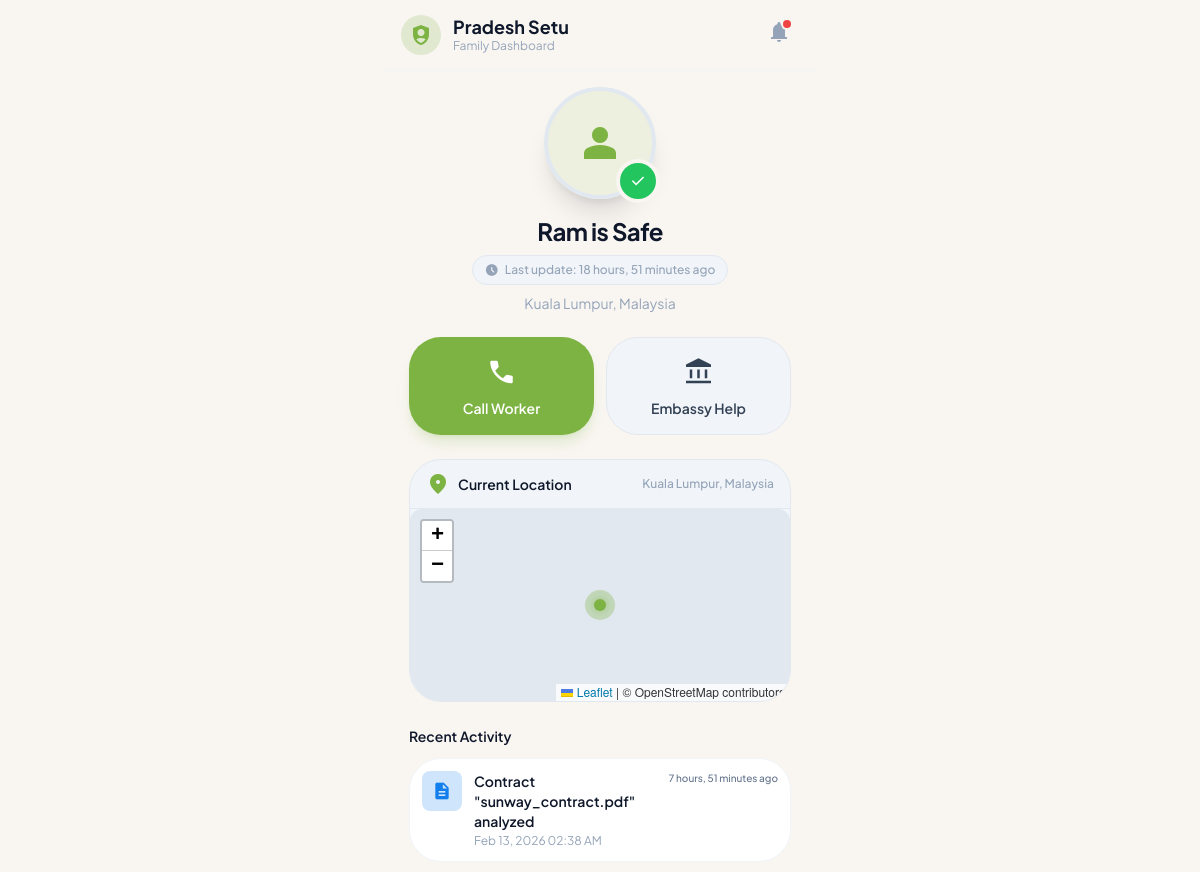
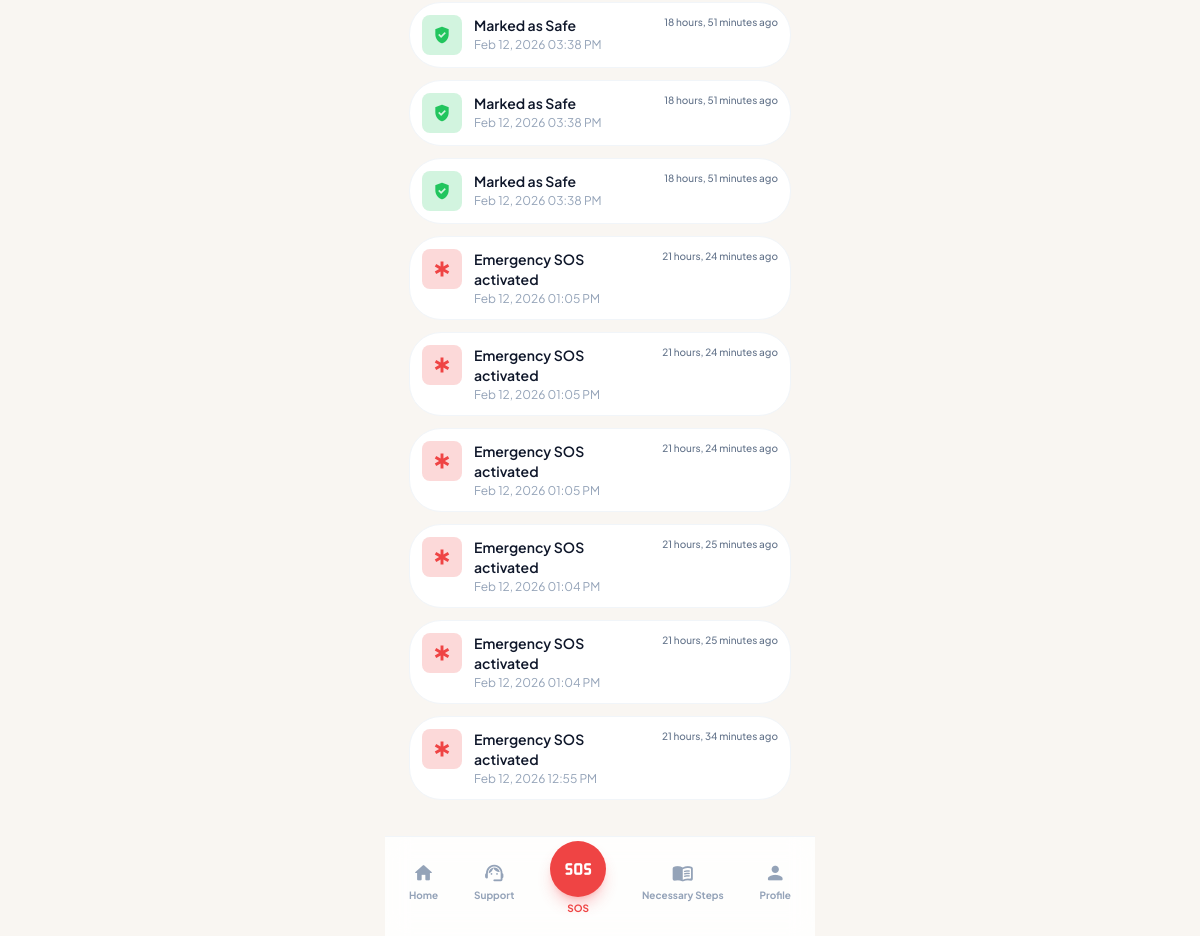
The app's page /family-dashboard/ (signed in) with its own data (2 pictures, top to bottom).
### main/models.py (models this page shows, shortened)
class User(AbstractUser):
    class ProfileType(models.TextChoices):
        WORKER = 'worker', 'Worker'
        FAMILY = 'family', 'Family Member'
    class LanguageChoice(models.TextChoices):
        ENGLISH = 'en', 'English'
        NEPALI = 'ne', 'नेपाली'
    profile_type = models.CharField(
        max_length=10,
        choices=ProfileType.choices,
        default=ProfileType.WORKER,
    )
    phone = models.CharField(max_length=20, blank=True)
    worker_id = models.CharField(max_length=30, unique=True, blank=True, null=True)
    photo = models.ImageField(upload_to='profile_photos/', blank=True, null=True)
    current_city = models.CharField(max_length=100, blank=True)
    current_country = models.CharField(max_length=100, blank=True)
    latitude = models.FloatField(blank=True, null=True)
    longitude = models.FloatField(blank=True, null=True)
    is_verified = models.BooleanField(default=False)
    is_active_worker = models.BooleanField(default=True)
    language_preference = models.CharField(
        max_length=5,
        choices=LanguageChoice.choices,
        default=LanguageChoice.ENGLISH,
    )
    dark_mode = models.BooleanField(default=False)
    location_sharing = models.BooleanField(default=True)
    checkin_reminders = models.BooleanField(default=True)
    monitored_worker = models.ForeignKey(
        'self',
        on_delete=models.SET_NULL,
        null=True,
        blank=True,
        related_name='family_members',
        limit_choices_to={'profile_type': 'worker'},
        help_text='The worker this family member is monitoring.',
    )

class SafetyCheckIn(models.Model):
    class Status(models.TextChoices):
        SAFE = 'safe', 'Safe'
        NEED_HELP = 'need_help', 'Need Help'
    user = models.ForeignKey(
        settings.AUTH_USER_MODEL,
        on_delete=models.CASCADE,
        related_name='safety_checkins',
    )
    status = models.CharField(max_length=10, choices=Status.choices, default=Status.SAFE)
    checked_in_at = models.DateTimeField(default=timezone.now)
    note = models.TextField(blank=True)
    class Meta:
        ordering = ['-checked_in_at']
        get_latest_by = 'checked_in_at'

class ActivityLog(models.Model):
    class EventType(models.TextChoices):
        CHECK_IN = 'check_in', 'Safety Check-In'
        ARRIVED = 'arrived', 'Arrived at Site'
        CONTRACT = 'contract', 'Contract Updated'
        DOCUMENT = 'document', 'Document Uploaded'
        SOS = 'sos', 'SOS Activated'
        OTHER = 'other', 'Other'
    user = models.ForeignKey(
        settings.AUTH_USER_MODEL,
        on_delete=models.CASCADE,
        related_name='activity_logs',
    )
    event_type = models.CharField(max_length=15, choices=EventType.choices)
    description = models.TextField(blank=True)
    timestamp = models.DateTimeField(default=timezone.now)
    class Meta:
        ordering = ['-timestamp']

### main/views.py (the view)
# urls.py: path('family-dashboard/', views.family_safety_dashboard, name='family_safety_dashboard'),
@login_required(login_url='main:login')
def family_safety_dashboard(request):
    user = request.user
    worker = user.monitored_worker
    if not worker and user.profile_type == 'worker':
        worker = user
    last_checkin = worker.safety_checkins.first() if worker else None
    activity_logs = worker.activity_logs.all()[:10] if worker else []
    is_safe = last_checkin.status == 'safe' if last_checkin else True
    worker_lat = worker.latitude if worker and worker.latitude else 25.2854  # Default to Doha, Qatar
    worker_lon = worker.longitude if worker and worker.longitude else 51.5310
    context = {
        'worker': worker,
        'last_checkin': last_checkin,
        'activity_logs': activity_logs,
        'is_safe': is_safe,
        'worker_lat': worker_lat,
        'worker_lon': worker_lon,
        'unread_count': _unread_count(user),
    }
    return render(request, 'main/family_safety_dashboard.html', context)

### main/views.py (called while the page is built)
def _unread_count(user):
    if user.is_authenticated:
        return user.notifications.filter(is_read=False).count()
    return 0

### templates/main/family_safety_dashboard.html (shortened to what this page needs)
{% extends 'base.html' %}
{% block extra_head %}
<link rel="stylesheet" href="https://unpkg.com/leaflet@1.9.4/dist/leaflet.css" />
{% endblock %}
{% block header %}
<header class="sticky top-0 z-20 bg-background-light dark:bg-background-dark border-b border-slate-100 dark:border-slate-800 px-4 py-3 flex items-center justify-between">
    <div class="flex items-center gap-3">
        <div class="flex h-10 w-10 items-center justify-center rounded-full bg-primary/20 text-primary">
            <span class="material-symbols-outlined text-2xl">shield_person</span>
        </div>
        <div>
            <h1 class="text-lg font-bold leading-tight">Pradesh Setu</h1>
            <p class="text-xs text-slate-400">Family Dashboard</p>
        </div>
    </div>
    <a href="{% url 'main:safety_notifications' %}" class="relative p-2 text-slate-400 hover:text-primary transition-colors rounded-full hover:bg-slate-100 dark:hover:bg-zinc-800">
        <span class="material-symbols-outlined">notifications</span>
        <span class="absolute top-2 right-2 h-2 w-2 rounded-full bg-danger ring-2 ring-background-light dark:ring-background-dark"></span>
    </a>
</header>
{% endblock %}
{% block content %}
<section class="flex flex-col items-center pt-4">
    <div class="relative">
        {% if worker and worker.photo %}
        <div class="h-28 w-28 rounded-full border-4 border-slate-200 dark:border-zinc-700 bg-cover bg-center shadow-xl" style='background-image: url("{{ worker.photo.url }}")'></div>
        {% else %}
        <div class="h-28 w-28 rounded-full border-4 border-slate-200 dark:border-zinc-700 bg-primary/10 shadow-xl flex items-center justify-center">
            <span class="material-symbols-outlined text-primary text-5xl">person</span>
        </div>
        {% endif %}
        <div class="absolute bottom-0 right-0 flex h-9 w-9 items-center justify-center rounded-full {% if is_safe %}bg-success{% else %}bg-danger{% endif %} ring-4 ring-background-light dark:ring-background-dark">
            <span class="material-symbols-outlined text-white text-lg">{% if is_safe %}check{% else %}warning{% endif %}</span>
        </div>
    </div>
    <div class="mt-4 text-center">
        {% if worker %}
        <h2 class="text-2xl font-bold tracking-tight flex items-center justify-center gap-2">{{ worker.first_name|default:worker.username }} is {% if is_safe %}Safe{% else %}Needs Help{% endif %}</h2>
        {% if last_checkin %}
        <div class="mt-2 inline-flex items-center gap-1.5 rounded-full bg-slate-100 dark:bg-zinc-800 px-3 py-1 text-xs font-medium text-slate-400 border border-slate-200 dark:border-zinc-700">
            <span class="material-symbols-outlined text-sm">schedule</span> Last update: {{ last_checkin.checked_in_at|timesince }} ago
        </div>
        {% endif %}
        <p class="mt-2 text-sm text-slate-400">{{ worker.current_city|default:'Location not set' }}{% if worker.current_country %}, {{ worker.current_country }}{% endif %}</p>
        {% else %}
        <h2 class="text-2xl font-bold tracking-tight">No Worker Linked</h2>
        <p class="mt-2 text-sm text-slate-400">Ask your family member to link your account.</p>
        {% endif %}
    </div>
</section>
<section class="grid grid-cols-2 gap-3 mt-6">
    {% if worker and worker.phone_number %}
    <a href="tel:{{ worker.phone_number }}" class="flex flex-col items-center justify-center gap-2 rounded-xl bg-primary p-4 text-white shadow-lg shadow-primary/20 active:scale-95 transition-all">
        <span class="material-symbols-outlined text-3xl">call</span>
        <span class="font-semibold text-sm">Call {{ worker.first_name|default:'Worker' }}</span>
    </a>
    {% else %}
    <button class="flex flex-col items-center justify-center gap-2 rounded-xl bg-primary p-4 text-white shadow-lg shadow-primary/20 active:scale-95 transition-all">
        <span class="material-symbols-outlined text-3xl">call</span>
        <span class="font-semibold text-sm">Call Worker</span>
    </button>
    {% endif %}
    <a href="{% url 'main:embassy_contact_directory' %}" class="flex flex-col items-center justify-center gap-2 rounded-xl bg-slate-100 dark:bg-zinc-800 p-4 text-slate-700 dark:text-slate-300 border border-slate-200 dark:border-zinc-700 active:scale-95 transition-all">
        <span class="material-symbols-outlined text-3xl">account_balance</span>
        <span class="font-semibold text-sm">Embassy Help</span>
    </a>
</section>
<section class="overflow-hidden rounded-xl bg-slate-100 dark:bg-zinc-800 border border-slate-200 dark:border-zinc-700 mt-6">
    <div class="flex items-center justify-between border-b border-slate-200 dark:border-zinc-700 px-4 py-3">
        <div class="flex items-center gap-2">
            <span class="material-symbols-outlined text-primary">location_on</span>
            <h3 class="font-semibold text-sm">Current Location</h3>
        </div>
        <span class="text-xs font-medium text-slate-400">{{ worker.current_city|default:'Location' }}{% if worker.current_country %}, {{ worker.current_country }}{% endif %}</span>
    </div>
    <div id="family-map" class="relative h-48 w-full bg-slate-200 dark:bg-zinc-900"></div>
</section>
<section class="mt-6 mb-6">
    <div class="mb-3 flex items-center justify-between">
        <h3 class="font-semibold text-sm">Recent Activity</h3>
    </div>
    <div class="flex flex-col gap-3">
        {% for log in activity_logs %}
        <div class="flex items-start gap-3 rounded-xl bg-white dark:bg-zinc-800 p-3 border border-slate-100 dark:border-zinc-700">
            <div class="flex h-10 w-10 shrink-0 items-center justify-center rounded-lg {% if log.event_type == 'check_in' %}bg-success/20 text-success{% elif log.event_type == 'sos' %}bg-danger/20 text-danger{% elif log.event_type == 'document' %}bg-warning/20 text-warning{% elif log.event_type == 'contract' %}bg-info/20 text-info{% else %}bg-primary/20 text-primary{% endif %}">
                <span class="material-symbols-outlined text-xl"></span>
            </div>
            <div class="flex-1">
                <p class="text-sm font-semibold">{{ log.description }}</p>
                <p class="text-xs text-slate-400 mt-0.5">{{ log.timestamp|date:'M d, Y h:i A' }}</p>
            </div>
            <span class="text-[10px] font-medium text-slate-500 whitespace-nowrap">{{ log.timestamp|timesince }} ago</span>
        </div>
        {% empty %}
        <div class="text-center py-4">
            <p class="text-sm text-slate-400">No activity recorded yet.</p>
        </div>
        {% endfor %}
    </div>
</section>
{% endblock %}

### templates/base.html (style rules this page uses)
body { font-family: 'Plus Jakarta Sans', sans-serif; -webkit-tap-highlight-color: transparent; }
.material-symbols-outlined { font-variation-settings: 'FILL' 1, 'wght' 400, 'GRAD' 0, 'opsz' 24; }

### templates/main/family_safety_dashboard.html (style rules this page uses)
.leaflet-container { height: 100%; width: 100%; border-radius: 0.75rem; }

### records on screen
User: first_name "Ram", current_city "Kuala Lumpur", current_country "Malaysia"
SafetyCheckIn: checked_in_at "18 hours, 51 minutes"
ActivityLog: description "Contract \"sunway_contract.pdf\" analyzed", timestamp "Feb 13, 2026 02:38 AM", timestamp "7 hours, 51 minutes"
ActivityLog: description "Marked as Safe", timestamp "Feb 12, 2026 03:38 PM", timestamp "18 hours, 51 minutes"
ActivityLog: description "Marked as Safe", timestamp "Feb 12, 2026 03:38 PM", timestamp "18 hours, 51 minutes"
ActivityLog: description "Marked as Safe", timestamp "Feb 12, 2026 03:38 PM", timestamp "18 hours, 51 minutes"
ActivityLog: description "Emergency SOS activated", timestamp "Feb 12, 2026 01:05 PM", timestamp "21 hours, 24 minutes"
ActivityLog: description "Emergency SOS activated", timestamp "Feb 12, 2026 01:05 PM", timestamp "21 hours, 24 minutes"
ActivityLog: description "Emergency SOS activated", timestamp "Feb 12, 2026 01:05 PM", timestamp "21 hours, 24 minutes"
ActivityLog: description "Emergency SOS activated", timestamp "Feb 12, 2026 01:04 PM", timestamp "21 hours, 25 minutes"
ActivityLog: description "Emergency SOS activated", timestamp "Feb 12, 2026 01:04 PM", timestamp "21 hours, 25 minutes"
ActivityLog: description "Emergency SOS activated", timestamp "Feb 12, 2026 12:55 PM", timestamp "21 hours, 34 minutes"
